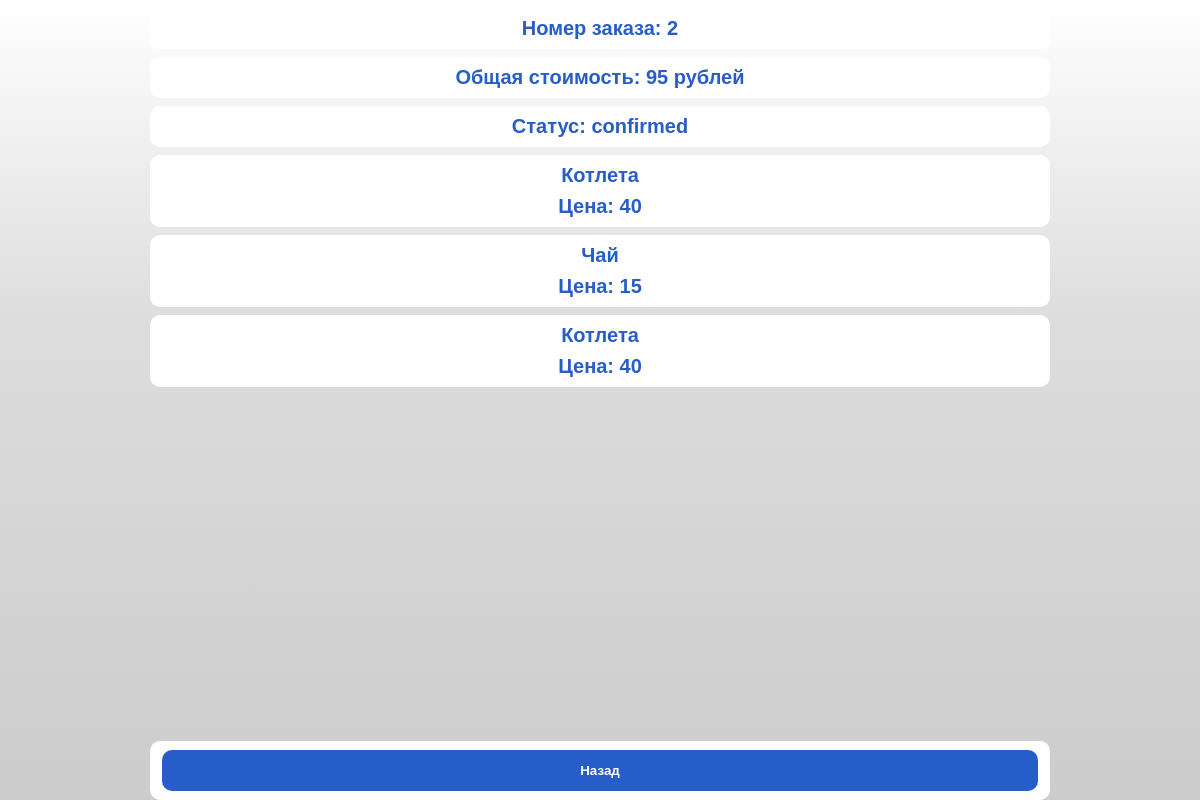
Page /home/order-2 (signed in) on the committed database.
### sweater/models.py (models this page shows, shortened)
class Order(db.Model):
    id = db.Column("id", db.Integer, primary_key=True)
    user_id = db.Column("user_id", db.Integer, nullable=False)
    state = db.Column("state", db.String, default="active")
    dishes = db.Column("dishes", db.String)
    date = db.Column("date", db.DateTime)
    cost = db.Column("cost", db.Integer)

class Dish(db.Model):
    id = db.Column("id", db.Integer, primary_key=True)
    price = db.Column("price", db.Integer, nullable=False)
    title = db.Column("title", db.String(50), default="Dish")
    image_url = db.Column("image_url", db.String(100), default="static/placeholder.png")
    description = db.Column("description", db.String(300))

### sweater/routes.py (the view)
@app.route("/home/order-<int:order_id>")
@login_required
def show_order(order_id):
    order = Order.query.filter_by(id=order_id).first()
    if order.user_id != current_user.id and current_user.permissions not in {"administrator", "staff"}:
        return no_perms
    dishes = decode_order(order.dishes)
    cost = sum(map(lambda i: i.price, dishes))
    return render_template("order_view.html", id=order_id, cost=cost, dishes=dishes, state=order.state)

### sweater/models.py (called while the page is built)
@login_manager.user_loader
def load_user(user_id):
    return User.query.get(user_id)

### sweater/routes.py (called while the page is built)
def decode_order(s):
    if not s.isnumeric():
        raise ValueError("Order string must only contain digits!")
    ids = []
    for i in range(0, len(s), 2):
        ids.append((int(s[i: i + 2])))
    return [Dish.query.filter_by(id=i).first() for i in ids]

### sweater/templates/order_view.html (shortened to what this page needs)
<!DOCTYPE html>
<html lang="en">
<head>
    <link rel="stylesheet" href="/static/css/style.css">
</head>
<body>
<div class="box">
    <form method="post">
        <div class="container">
            <div class="box1">
                <div class="card">
                    <h1>Номер заказа: {{id}}</h1>
                </div>
                <div class="card">
                    <h1>Общая стоимость: {{cost}} рублей</h1>
                </div>
                <div class="card">
                    <h1>Статус: {{state}}</h1>
                </div>
                {% for dish in dishes %}
                <div class="card">
                    <h1>{{dish.title}}</h1>
                    <h1>Цена: {{dish.price}}</h1>
                </div>
                {% endfor %}
            </div>
            <div class="box-btn">
                <div class="card">
                    <a onclick="javascript:history.back(); return false;">
                        <button type="button" class="btn-card">Назад</button>
                    </a>
                </div>
            </div>
        </div>
    </form>
</div>
</body>
</html>

### sweater/static/css/style.css (style rules this page uses)
* { padding: 0; margin: 0; box-sizing: border-box; font-family: 'PT Sans', sans-serif; }
html, body { background-image: linear-gradient(180deg, #fff, #ddd 40%, #ccc); width: 100%; background-attachment: fixed; background-size: 100%; }
.card { display:flex; align-items: center; justifity-content: space-between; text-allign:center; flex-direction: column; background-color: #fff; width: 75vw; border-radius:10px; padding:5px; margin-top: 1vh; }
.box { display: flex; align-items: center; flex-direction: column; box-sizing: content-box; }
.box1 { display: flex; align-items: center; flex-direction: column; justify-content: flex-start; Margin-bottom: 10vh; box-sizing: content-box; }
.box-btn { display: flex; align-items: center; flex-direction: column-reverse; justifity-content: flex-end; height: 100vh; padding: 0 px; box-sizing: content-box; position: fixed; left:0px; bottom:0px; Height:15vh; width:100%; }
.container { display: flex; align-items: center; flex-direction: column; height: 100%; margin-bottom: 20vh; }
.btn-card { border: none; border-radius: 10px; padding: 13px 15px; background: #275dc9; cursor: pointer; font-weight: bold; color: white; Margin-top: 0.5vh; Margin-bottom: 0.5vh; width: 73vw; }
form { width: 100%; max-width: 500px; display: flex; flex-direction: column; gap: 20px; }
form h1 { color: #275dc9; font-size: 20px; margin-bottom: 0.5vh; margin-top: 0.5vh; }
form a { text-decoration: none; color: #275dc9; }

### rows in the picture
Order: state "confirmed"
Dish: title "Котлета", price "40"
Dish: title "Чай", price "15"

### other values in the picture
{{ id }} "2"
{{ cost }} "95"
